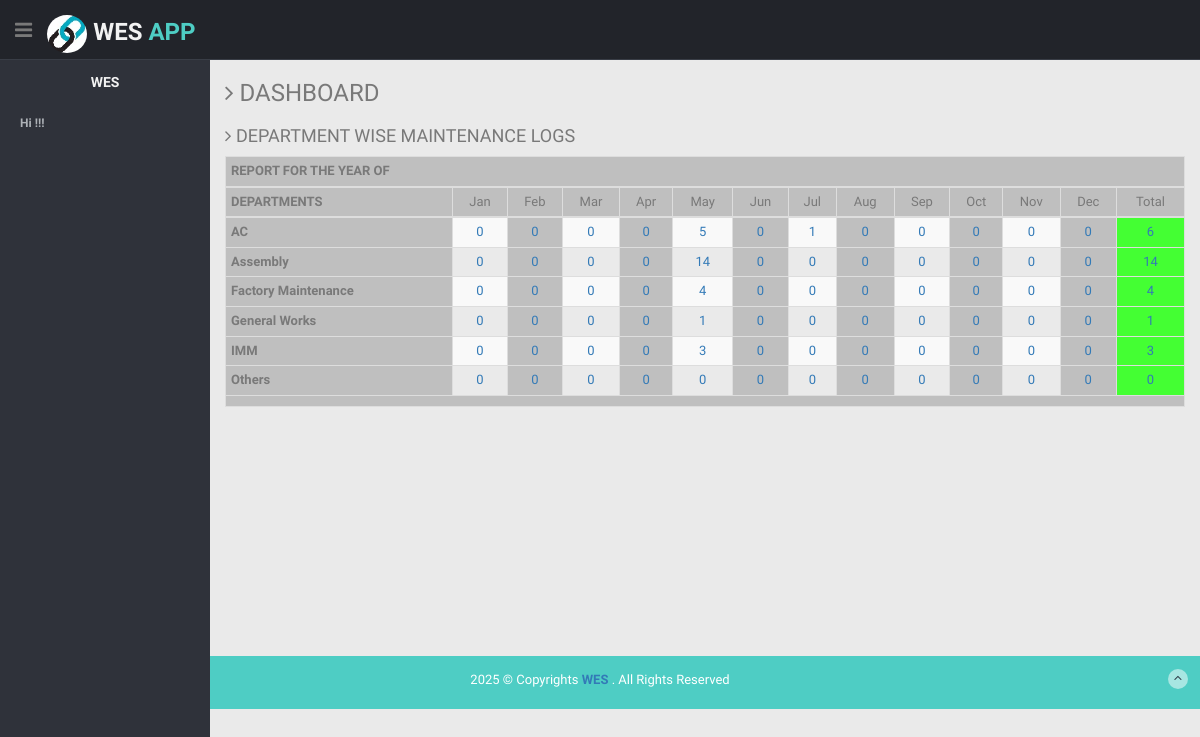
The page /php/ddash/index.php (signed in) on the database its author committed.
### tables this page shows
CREATE TABLE `months` (
  `id` int(11) NOT NULL,
  `month` varchar(15) NOT NULL
);

CREATE TABLE `depts` (
  `id` int(11) NOT NULL,
  `dept` varchar(50) NOT NULL,
  `username` varchar(50) NOT NULL,
  `trn_date` varchar(25) NOT NULL
);

### php/ddash/index.php (the view, shortened to what this page needs)
<?php
require("../cheader.php");
?>
<section id="main-content">
<section class="wrapper">
<h3><i class="fa fa-angle-right"></i> DASHBOARD </h3>
<div class="row">
<div class="col-lg-12">
<div style='overflow: auto;'>
<h4><i class="fa fa-angle-right"></i> DEPARTMENT WISE MAINTENANCE LOGS </h4>
<div style='overflow: auto;'>
<div class="row">
<div class="col-md-12">
<table class="table table-bordered table-striped table-condensed">
<thead align="center" bgcolor="#bfbfbf">
<tr>
<th align="center" colspan=14><strong> REPORT FOR THE YEAR OF  <?php date_default_timezone_set('Asia/Kolkata'); $year = date('Y', time());
 ?></strong></th>
</tr>
<tr>
<th><strong>DEPARTMENTS </strong></th>
<?php
include "../db.php";
$anaytb_query="Select * from months" ;
$aresult = mysqli_query($con,$anaytb_query);
while($row = mysqli_fetch_assoc($aresult)) { ?>
<?php
echo "<td>";
echo $row["month"];
echo "</td>";
?>
<?php } ?>
<tbody>
<?php
require('../db.php');
$recordsss = mysqli_query($con, "SELECT * From depts group by dept");
								while($row = mysqli_fetch_array($recordsss))
								{
$dept=$row['dept'];
 $Startdate1=date('01-01-Y');
  $Startdate2=date('02-01-Y');
   $Startdate3=date('03-01-Y');
    $Startdate4=date('04-01-Y');
	 $Startdate5=date('05-01-Y');
	  $Startdate6=date('06-01-Y');
	   $Startdate7=date('07-01-Y');
	    $Startdate8=date('08-01-Y');
		 $Startdate9=date('09-01-Y');
		  $Startdate10=date('10-01-Y');
		   $Startdate11=date('11-01-Y');
		    $Startdate12=date('12-01-Y');
			$Startdate13=date('01-01-Y');
 $Enddate1=date('01-31-Y');
  $Enddate2=date('02-31-Y');
   $Enddate3=date('03-31-Y');
    $Enddate4=date('04-31-Y');
	 $Enddate5=date('05-31-Y');
	  $Enddate6=date('06-31-Y');
	   $Enddate7=date('07-31-Y');
	    $Enddate8=date('08-31-Y');
		 $Enddate9=date('09-31-Y');
		  $Enddate10=date('10-31-Y');
		   $Enddate11=date('11-31-Y');
		    $Enddate12=date('12-31-Y');
			 $Enddate13=date('12-31-Y');
$sqlcount1a="Select count(dept) from mlog where dept='".$dept."'  AND stdate Between '".$Startdate1."'  and '".$Enddate1."'  ";
$s1aresult = mysqli_query($con,$sqlcount1a);
$s1atotal_rows = mysqli_fetch_array($s1aresult)[0];
$sqlcount2a="Select count(dept) from mlog where dept='".$dept."'  AND   stdate Between '".$Startdate2."'  and '".$Enddate2."'  ";
$s2aresult = mysqli_query($con,$sqlcount2a);
$s2atotal_rows = mysqli_fetch_array($s2aresult)[0];
$sqlcount3a="Select count(dept) from mlog where dept='".$dept."'  AND   stdate Between '".$Startdate3."'  and '".$Enddate3."' ";
$s3aresult = mysqli_query($con,$sqlcount3a);
$s3atotal_rows = mysqli_fetch_array($s3aresult)[0];
$sqlcount4a="Select count(dept) from mlog where dept='".$dept."'  AND   stdate Between '".$Startdate4."'  and '".$Enddate4."' ";
$s4aresult = mysqli_query($con,$sqlcount4a);
$s4atotal_rows = mysqli_fetch_array($s4aresult)[0];
$sqlcount5a="Select count(dept) from mlog where dept='".$dept."'  AND   stdate Between '".$Startdate5."'  and '".$Enddate5."'  ";
$s5aresult = mysqli_query($con,$sqlcount5a);
$s5atotal_rows = mysqli_fetch_array($s5aresult)[0];
$sqlcount6a="Select count(dept) from mlog where dept='".$dept."'  AND   stdate Between '".$Startdate6."'  and '".$Enddate6."'  ";
$s6aresult = mysqli_query($con,$sqlcount6a);
$s6atotal_rows = mysqli_fetch_array($s6aresult)[0];
$sqlcount7a="Select count(dept) from mlog where dept='".$dept."'  AND   stdate Between '".$Startdate7."'  and '".$Enddate7."'   ";
$s7aresult = mysqli_query($con,$sqlcount7a);
$s7atotal_rows = mysqli_fetch_array($s7aresult)[0];
$sqlcount8a="Select count(dept) from mlog where dept='".$dept."'  AND   stdate Between '".$Startdate8."'  and '".$Enddate8."'  ";
$s8aresult = mysqli_query($con,$sqlcount8a);
$s8atotal_rows = mysqli_fetch_array($s8aresult)[0];
$sqlcount9a="Select count(dept) from mlog where dept='".$dept."'  AND   stdate Between '".$Startdate9."'  and '".$Enddate9."'  ";
$s9aresult = mysqli_query($con,$sqlcount9a);
$s9atotal_rows = mysqli_fetch_array($s9aresult)[0];
$sqlcount10a="Select count(dept) from mlog where dept='".$dept."'  AND   stdate Between '".$Startdate10."'  and '".$Enddate10."'   ";
$s10aresult = mysqli_query($con,$sqlcount10a);
$s10atotal_rows = mysqli_fetch_array($s10aresult)[0];
$sqlcount11a="Select count(dept) from mlog where dept='".$dept."'  AND  stdate Between '".$Startdate11."'  and '".$Enddate11."'  ";
$s11aresult = mysqli_query($con,$sqlcount11a);
$s11atotal_rows = mysqli_fetch_array($s11aresult)[0];
$sqlcount12a="Select count(dept) from mlog where dept='".$dept."'  AND  stdate Between '".$Startdate12."'  and '".$Enddate12."'   ";
$s12aresult = mysqli_query($con,$sqlcount12a);
$s12atotal_rows = mysqli_fetch_array($s12aresult)[0];
$sqlcount13a="Select count(dept) from mlog where dept='".$dept."'   ";
$s13aresult = mysqli_query($con,$sqlcount13a);
$s13atotal_rows = mysqli_fetch_array($s13aresult)[0];
?>
<tr>
<th style="background-color:#bfbfbf;" ><strong>
<?php echo $dept; ?></strong></th>
<td align="center" <?php $bgColor; ?> ><a href="../report/report.php?dept=<?php echo $dept; ?>&stdate=<?php echo $Startdate1; ?>&eddate=<?php echo $Enddate1; ?> " target="_blank"><?php echo $s1atotal_rows; ?></a></td>
<td align="center" bgcolor="#bfbfbf"><a href="../report/report.php?dept=<?php echo $dept; ?>&stdate=<?php echo $Startdate2; ?>&eddate=<?php echo $Enddate2; ?>" target="_blank"><?php echo $s2atotal_rows; ?></a></td>
<td align="center" <?php $bgColor; ?> ><a href="../report/report.php?dept=<?php echo $dept; ?>&stdate=<?php echo $Startdate3; ?>&eddate=<?php echo $Enddate3; ?>" target="_blank"><?php echo $s3atotal_rows; ?></a></td>
<td align="center" bgcolor="#bfbfbf" ><a href="../report/report.php?dept=<?php echo $dept; ?>&stdate=<?php echo $Startdate4; ?>&eddate=<?php echo $Enddate4; ?>" target="_blank"><?php echo $s4atotal_rows; ?></a></td>
<td align="center" <?php $bgColor; ?> ><a href="../report/report.php?dept=<?php echo $dept; ?>&stdate=<?php echo $Startdate5; ?>&eddate=<?php echo $Enddate5; ?>" target="_blank"><?php echo $s5atotal_rows; ?></a></td>
<td align="center" bgcolor="#bfbfbf" ><a href="../report/report.php?dept=<?php echo $dept; ?>&stdate=<?php echo $Startdate6; ?>&eddate=<?php echo $Enddate6; ?>" target="_blank"><?php echo $s6atotal_rows; ?></a></td>
<td align="center" <?php $bgColor; ?> ><a href="../report/report.php?dept=<?php echo $dept; ?>&stdate=<?php echo $Startdate7; ?>&eddate=<?php echo $Enddate7; ?>" target="_blank"><?php echo $s7atotal_rows; ?></a></td>
<td align="center" bgcolor="#bfbfbf" ><a href="../report/report.php?dept=<?php echo $dept; ?>&stdate=<?php echo $Startdate8; ?>&eddate=<?php echo $Enddate8; ?>" target="_blank"><?php echo $s8atotal_rows; ?></a></td>
<td align="center" <?php $bgColor; ?> ><a href="../report/report.php?dept=<?php echo $dept; ?>&stdate=<?php echo $Startdate9; ?>&eddate=<?php echo $Enddate9; ?>" target="_blank"><?php echo $s9atotal_rows; ?></a></td>
<td align="center" bgcolor="#bfbfbf" ><a href="../report/report.php?dept=<?php echo $dept; ?>&stdate=<?php echo $Startdate10; ?>&eddate=<?php echo $Enddate10; ?>" target="_blank"><?php echo $s10atotal_rows; ?></a></td>
<td align="center" <?php $bgColor; ?> ><a href="../report/report.php?dept=<?php echo $dept; ?>&stdate=<?php echo $Startdate11; ?>&eddate=<?php echo $Enddate11; ?>" target="_blank"><?php echo $s11atotal_rows; ?></a></td>
<td align="center" bgcolor="#bfbfbf" ><a href="../report/report.php?dept=<?php echo $dept; ?>&stdate=<?php echo $Startdate12; ?>&eddate=<?php echo $Enddate12; ?>" target="_blank"><?php echo $s12atotal_rows; ?></a></td>
<td align="center" bgcolor="#44FF33" ><a href="../report/report.php?dept=<?php echo $dept; ?>&stdate=<?php echo $Startdate13; ?>&eddate=<?php echo $Enddate13; ?>" target="_blank"><?php echo $s13atotal_rows; ?></a></td>
</tr>
<?php } ?>
<th colspan=15; style="background-color:#bfbfbf;" ><strong>  </strong></th>
</table>
<p><br><br><br><br><br><br><br><br><br><br><br></p>
</div>
</div>
</div>
</div>
</div>
</div>
</section>
</section>
<?php
require("../footer.php");
?>

### php/css/style.css (style rules this page uses)
body { color: #797979; background: #eaeaea; font-family: 'Ruda', sans-serif; padding: 0px !important; margin: 0px !important; font-size:13px; }
a, a:hover, a:focus { text-decoration: none; outline: none; }
#main-content { margin-left: 210px; }
.wrapper { display: inline-block; margin-top: 60px; padding-left: 15px; padding-right: 15px; padding-bottom: 15px; padding-top: 0px; width: 100%; }

### rows shown on the page
months: month "Jan"
months: month "Feb"
months: month "Mar"
months: month "Apr"
months: month "May"
months: month "Jun"
months: month "Jul"
months: month "Aug"
months: month "Sep"
months: month "Oct"
months: month "Nov"
months: month "Dec"
months: month "Total"
depts: dept "AC", s1atotal_rows "0", s2atotal_rows "0", s3atotal_rows "0", s4atotal_rows "0", s5atotal_rows "5", s6atotal_rows "0", s7atotal_rows "1", s8atotal_rows "0", s9atotal_rows "0", s10atotal_rows "0", s11atotal_rows "0", s12atotal_rows "0", s13atotal_rows "6"
depts: dept "Assembly", s1atotal_rows "0", s2atotal_rows "0", s3atotal_rows "0", s4atotal_rows "0", s5atotal_rows "14", s6atotal_rows "0", s7atotal_rows "0", s8atotal_rows "0", s9atotal_rows "0", s10atotal_rows "0", s11atotal_rows "0", s12atotal_rows "0", s13atotal_rows "14"
depts: dept "Factory Maintenance", s1atotal_rows "0", s2atotal_rows "0", s3atotal_rows "0", s4atotal_rows "0", s5atotal_rows "4", s6atotal_rows "0", s7atotal_rows "0", s8atotal_rows "0", s9atotal_rows "0", s10atotal_rows "0", s11atotal_rows "0", s12atotal_rows "0", s13atotal_rows "4"
depts: dept "General Works", s1atotal_rows "0", s2atotal_rows "0", s3atotal_rows "0", s4atotal_rows "0", s5atotal_rows "1", s6atotal_rows "0", s7atotal_rows "0", s8atotal_rows "0", s9atotal_rows "0", s10atotal_rows "0", s11atotal_rows "0", s12atotal_rows "0", s13atotal_rows "1"
depts: dept "IMM", s1atotal_rows "0", s2atotal_rows "0", s3atotal_rows "0", s4atotal_rows "0", s5atotal_rows "3", s6atotal_rows "0", s7atotal_rows "0", s8atotal_rows "0", s9atotal_rows "0", s10atotal_rows "0", s11atotal_rows "0", s12atotal_rows "0", s13atotal_rows "3"
depts: dept "Others", s1atotal_rows "0", s2atotal_rows "0", s3atotal_rows "0", s4atotal_rows "0", s5atotal_rows "0", s6atotal_rows "0", s7atotal_rows "0", s8atotal_rows "0", s9atotal_rows "0", s10atotal_rows "0", s11atotal_rows "0", s12atotal_rows "0", s13atotal_rows "0"
